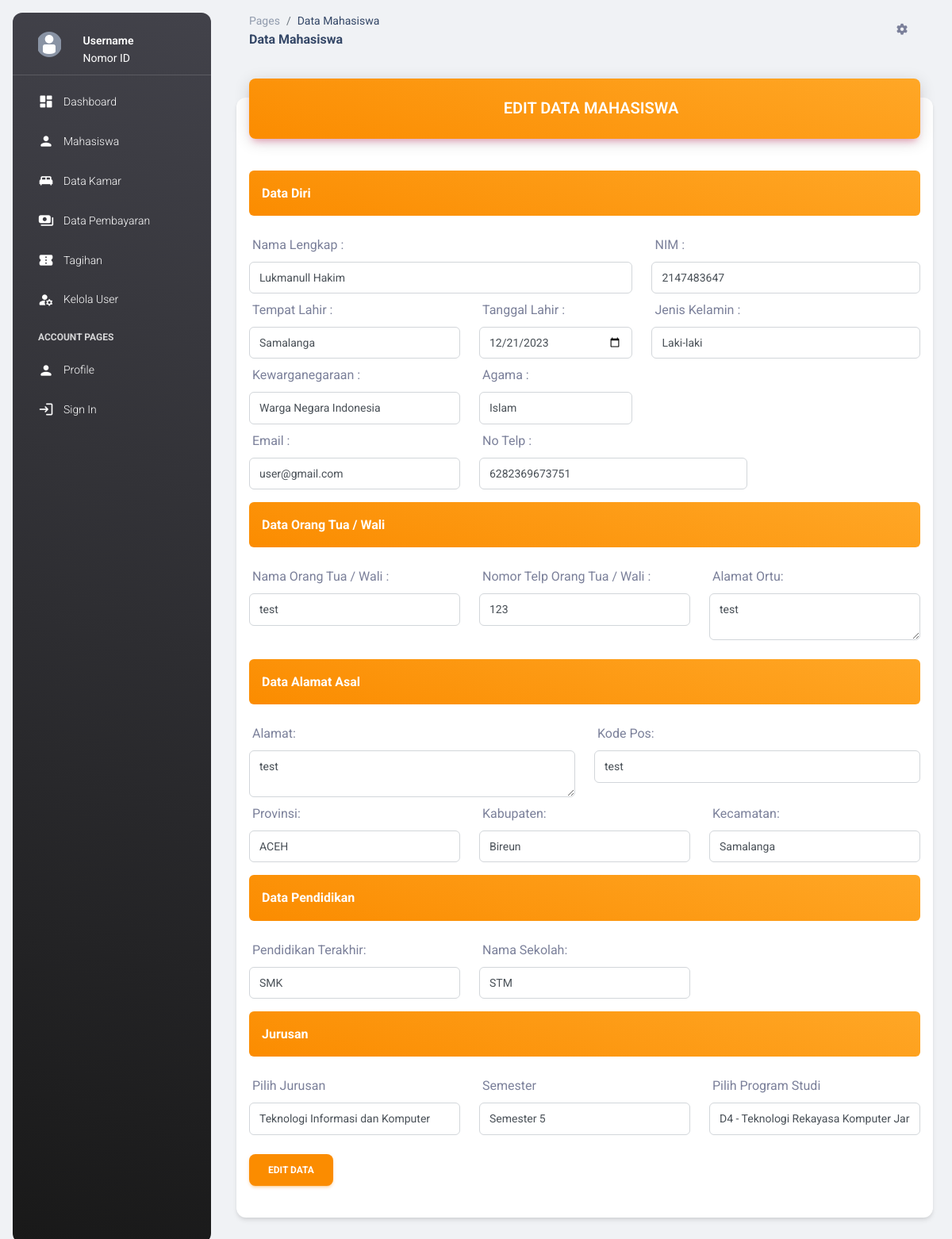
Screenshot of /edit_mahasiswa.php?id=1 with the database file from the repository.
### tables this page shows
CREATE TABLE `mahasiswa` (
  `id_mhs` int(11) NOT NULL,
  `nim` int(20) DEFAULT NULL,
  `nama_mhs` varchar(255) DEFAULT NULL,
  `foto` varchar(500) DEFAULT NULL,
  `tempat` varchar(255) DEFAULT NULL,
  `tgl_lahir` date DEFAULT NULL,
  `jk` varchar(15) DEFAULT NULL,
  `kewarganegaraan` varchar(50) DEFAULT NULL,
  `agama` varchar(50) DEFAULT NULL,
  `email` varchar(255) DEFAULT NULL,
  `no_hp` varchar(15) DEFAULT NULL,
  `kode_pos` varchar(10) DEFAULT NULL,
  `alamat` text DEFAULT NULL,
  `provinsi` varchar(100) DEFAULT NULL,
  `kabupaten` varchar(100) DEFAULT NULL,
  `kecamatan` varchar(100) DEFAULT NULL,
  `ortu` varchar(255) DEFAULT NULL,
  `no_hp_ortu` varchar(15) DEFAULT NULL,
  `alamat_ortu` text DEFAULT NULL,
  `pendidikan` varchar(255) DEFAULT NULL,
  `nama_sekolah` varchar(255) DEFAULT NULL,
  `jurusan` varchar(255) DEFAULT NULL,
  `prodi` varchar(255) DEFAULT NULL,
  `semester` int(11) DEFAULT NULL,
  `id_kamar` int(15) DEFAULT NULL
);

### edit_mahasiswa.php (the view, shortened to what this page needs)
<?php include 'proses/koneksi.php'; ?>
<!DOCTYPE html>
<html lang="en">
<head>
  <link href="./assets/css/nucleo-icons.css" rel="stylesheet" />
  <link href="./assets/css/nucleo-svg.css" rel="stylesheet" />
  <link id="pagestyle" href="./assets/css/material-dashboard.css?v=3.0.0" rel="stylesheet" />
</head>
<body class="g-sidenav-show bg-gray-200">
  <?php include 'sidebar.php'; ?>
  <main class="main-content position-relative max-height-vh-100 h-100 border-radius-lg">
    <nav class="navbar navbar-main navbar-expand-lg px-0 mx-4 shadow-none border-radius-xl" id="navbarBlur"
      navbar-scroll="true">
      <div class="container-fluid py-1 px-3">
        <nav aria-label="breadcrumb">
          <ol class="breadcrumb bg-transparent mb-0 pb-0 pt-1 px-0 me-sm-6 me-5">
            <li class="breadcrumb-item text-sm"><a class="opacity-5 text-dark" href="javascript:;">Pages</a></li>
            <li class="breadcrumb-item text-sm text-dark active" aria-current="page">Data Mahasiswa</li>
          </ol>
          <h6 class="font-weight-bolder mb-0">Data Mahasiswa</h6>
        </nav>
        <ul class="navbar-nav justify-content-end">
          <li class="nav-item px-3 d-flex align-items-center">
            <a href="javascript:;" class="nav-link text-body p-0">
              <i class="fa fa-cog fixed-plugin-button-nav cursor-pointer"></i>
            </a>
          </li>
        </ul>
      </div>
    </nav>
    <div class="container-fluid py-4">
      <div class="row">
        <div class="col-12">
          <div class="card my-4">
            <div class="card-header p-0 position-relative mt-n4 mx-3 z-index-2">
              <div class="bg-gradient-warning shadow-primary border-radius-lg pt-4 pb-3">
                <h5 class="text-white text-capitalize ps-3 text-center">EDIT DATA MAHASISWA</h5>
              </div>
            </div>
            <div class="card-body px-0 pb-2 m-3">
              <?php
              $id = $_GET['id'];
              $query = mysqli_query($conn, "SELECT * FROM mahasiswa WHERE id_mhs = $id");
              $row = mysqli_fetch_array($query);
              ?>
              <form id="form" action="proses/proses_edit_mahasiswa.php" method="GET" enctype="multipart/form-data">
                <div class="alert alert-warning">
                  <strong class="text-white">Data Diri</strong>
                </div>
                <div class="row">
                  <div class="col-sm-7">
                    <label for="" class="col-form-label me-3">Nama Lengkap :</label>
                    <div class="input-group input-group-outline">
                      <input type="text" name="nama" value="<?php echo $row['nama_mhs'] ?>" class="form-control"
                        placeholder="Masukan Nama Lengkap" />
                    </div>
                  </div>
                  <div class="col-sm-5">
                    <label for="" class="col-form-label me-3">NIM :</label>
                    <div class="input-group input-group-outline">
                      <input type="number" name="nim" value="<?php echo $row['nim'] ?>" class="form-control"
                        placeholder="Masukan Nomor NIK / NIM" />
                    </div>
                  </div>
                </div>
                <div class="row">
                  <div class="col-sm-4">
                    <label for="" class="col-form-label me-3">Tempat Lahir :</label>
                    <div class="input-group input-group-outline">
                      <input type="text" name="tempat_lahir" value="<?php echo $row['tempat'] ?>" class="form-control"
                        placeholder="Masukan Tempat Lahir" />
                    </div>
                  </div>
                  <div class="col-sm-3">
                    <label for="" class="col-form-label me-3">Tanggal Lahir :</label>
                    <div class="input-group input-group-outline">
                      <input type="date" name="tanggal_lahir" value="<?php echo $row['tgl_lahir'] ?>"
                        class="form-control" />
                    </div>
                  </div>
                  <div class="col-sm-5">
                    <label for="" class="col-form-label me-3">Jenis Kelamin :</label>
                    <div class="input-group input-group-outline">
                      <select class="form-control" name="jk" value="<?php echo $row['jk'] ?>">
                        <option value="<?php echo $row['jk'] ?>">
                          <?php echo $row['jk'] ?>
                        </option>
                      </select>
                    </div>
                  </div>
                </div>
                <div class="row">
                  <div class="col-sm-4">
                    <label for="" class="col-form-label me-3">Kewarganegaraan :</label>
                    <div class="input-group input-group-outline">
                      <select class="form-control" name="kewarganegaraan" value="<?php echo $row['kewarganegaraan'] ?>">
                        <option value="<?php echo $row['kewarganegaraan'] ?>">
                          <?php echo $row['kewarganegaraan'] ?>
                        </option>
                      </select>
                    </div>
                  </div>
                  <div class="col-sm-3">
                    <label for="" class="col-form-label me-3">Agama :</label>
                    <div class="input-group input-group-outline">
                      <select class="form-control" name="agama" value="<?php echo $row['agama'] ?>">
                        <option value="<?php echo $row['agama'] ?>">
                          <?php echo $row['agama'] ?>
                        </option>
                      </select>
                    </div>
                  </div>
                </div>
                <div class="row">
                  <div class="col-sm-4">
                    <label for="" class="col-form-label me-3">Email :</label>
                    <div class="input-group input-group-outline">
                      <input type="email" name="email" value="<?php echo $row['email'] ?>" class="form-control"
                        placeholder="Masukan Email" />
                    </div>
                  </div>
                  <div class="col-sm-5">
                    <label for="" class="col-form-label me-3">No Telp :</label>
                    <div class="input-group input-group-outline">
                      <input type="tel" name="no_telp" value="<?php echo $row['no_hp'] ?>" class="form-control"
                        placeholder="Masukan No Telp" />
                    </div>
                  </div>
                </div>
                <div class="alert alert-warning mt-3">
                  <strong class="text-white">Data Orang Tua / Wali </strong>
                </div>
                <div class="row">
                  <div class="col-sm-4">
                    <label for="" class="col-form-label me-3">Nama Orang Tua / Wali :</label>
                    <div class="input-group input-group-outline">
                      <input type="text" name="nama_ortu" value="<?php echo $row['ortu'] ?>" class="form-control"
                        placeholder="Masukan Nama Orang Tua / Wali" />
                    </div>
                  </div>
                  <div class="col-sm-4">
                    <label for="" class="col-form-label me-3">Nomor Telp Orang Tua / Wali :</label>
                    <div class="input-group input-group-outline">
                      <input type="number" name="nomor_ortu" value="<?php echo $row['no_hp_ortu'] ?>"
                        class="form-control" placeholder="Masukan Nomor Telephone Orang Tua / Wali" />
                    </div>
                  </div>
                  <div class="col-sm-4">
                    <label for="" class="col-form-label me-3">Alamat Ortu:</label>
                    <div class="input-group input-group-outline">
                      <textarea class="form-control" name="alamatortu" rows="2"
                        id="alamat"><?php echo $row['alamat_ortu'] ?></textarea>
                    </div>
                  </div>
                </div>
                <div class="alert alert-warning mt-4">
                  <strong class="text-white">Data Alamat Asal</strong>
                </div>
                <div class="row">
                  <div class="col-sm-6">
                    <label for="" class="col-form-label me-3">Alamat:</label>
                    <div class="input-group input-group-outline">
                      <textarea class="form-control" name="alamat" rows="2"
                        id="alamat"><?php echo $row['alamat'] ?></textarea>
                    </div>
                  </div>
                  <div class="col-sm-6">
                    <label for="" class="col-form-label me-3">Kode Pos:</label>
                    <div class="input-group input-group-outline">
                      <input type="text" name="kode_pos" value="<?php echo $row['kode_pos'] ?>" class="form-control"
                        placeholder="Kode Pos" />
                    </div>
                  </div>
                </div>
                <div class="row">
                  <div class="col-sm-4">
                    <label for="" class="col-form-label me-3">Provinsi:</label>
                    <div class="input-group input-group-outline">
                      <select class="form-control" name="provinsi" value="<?php echo $row['provinsi'] ?>" id="provinsi">
                        <option value="<?php echo $row['provinsi'] ?>">
                          <?php echo $row['provinsi'] ?>
                        </option>
                      </select>
                    </div>
                  </div>
                  <div class="col-sm-4">
                    <label for="" class="col-form-label me-3">Kabupaten:</label>
                    <div class="input-group input-group-outline">
                      <input type="text" class="form-control" name="kabupaten" value="<?php echo $row['kabupaten'] ?>">
                    </div>
                  </div>
                  <div class="col-sm-4">
                    <label for="" class="col-form-label me-3">Kecamatan:</label>
                    <div class="input-group input-group-outline">
                      <input type="text" class="form-control" name="kecamatan" value="<?php echo $row['kecamatan'] ?>">
                    </div>
                  </div>
                </div>
                <div class="alert alert-warning mt-3">
                  <strong class="text-white">Data Pendidikan</strong>
                </div>
                <div class="row">
                  <div class="col-sm-4">
                    <label for="" class="col-form-label me-3">Pendidikan Terakhir:</label>
                    <div class="input-group input-group-outline">
                      <select class="form-control" name="pendidikan" value="<?php echo $row['pendidikan'] ?>">
                        <option value="<?php echo $row['pendidikan'] ?>">
                          <?php echo $row['pendidikan'] ?>
                        </option>
                      </select>
                    </div>
                  </div>
                  <div class="col-sm-4">
                    <label for="" class="col-form-label me-3">Nama Sekolah:</label>
                    <div class="input-group input-group-outline">
                      <input type=" text" name="sekolah" value="<?php echo $row['nama_sekolah'] ?>" class="form-control"
                        placeholder="Masukan Nama Sekolah" />
                    </div>
                  </div>
                </div>
                <div class="alert alert-warning mt-3">
                  <strong class="text-white">Jurusan</strong>
                </div>
                <div class="row">
                  <div class="col-sm-4">
                    <label for="" class="col-form-label me-3">Pilih Jurusan</label>
                    <div class="input-group input-group-outline">
                      <select class="form-control" name="jurusan" value="<?php echo $row['jurusan'] ?>">
                        <option value="<?php echo $row['jurusan'] ?>">
                          <?php echo $row['jurusan'] ?>
                        </option>
                      </select>
                    </div>
                  </div>
                  <div class="col-sm-4">
                    <label for="" class="col-form-label me-3">Semester</label>
                    <div class="input-group input-group-outline">
                      <select class="form-control" name="semester" value="<?php echo $row['semester'] ?>">
                        <option value="<?php echo $row['semester'] ?>">
                          Semester
                          <?php echo $row['semester'] ?>
                        </option>
                      </select>
                    </div>
                  </div>
                  <div class="col-sm-4">
                    <label for="" class="col-form-label me-3">Pilih Program Studi</label>
                    <div class="input-group input-group-outline">
                      <select class="form-control" name="prodi" value="<?php echo $row['prodi'] ?>">
                        <option value="<?php echo $row['prodi'] ?>">
                          <?php echo $row['prodi'] ?>
                        </option>
                      </select>
                    </div>
                  </div>
                  <div class="row">
                    <div class="col-sm-5 mt-4">
                      <button type="submit" name="Submit" id="Submit" class="btn btn-warning me-5">EDIT DATA</button>
                    </div>
                  </div>
              </form>
            </div>
          </div>
        </div>
      </div>
    </div>
  </main>
</body>
</html>

### rows the page displays
mahasiswa: nama "Lukmanull Hakim", nim "2147483647", tempat_lahir "Samalanga", tanggal_lahir "12/21/2023", jk "Laki-laki", kewarganegaraan "Warga Negara Indonesia", agama "Islam", email "user@gmail.com", no_telp "6282369673751", nama_ortu "test", nomor_ortu "123", alamatortu "test", alamat "test", kode_pos "test", provinsi "ACEH", kabupaten "Bireun", kecamatan "Samalanga", pendidikan "SMK", sekolah "STM", jurusan "Teknologi Informasi dan Komputer", semester "Semester 5", prodi "D4 - Teknologi Rekayasa Komputer Jaringan"
